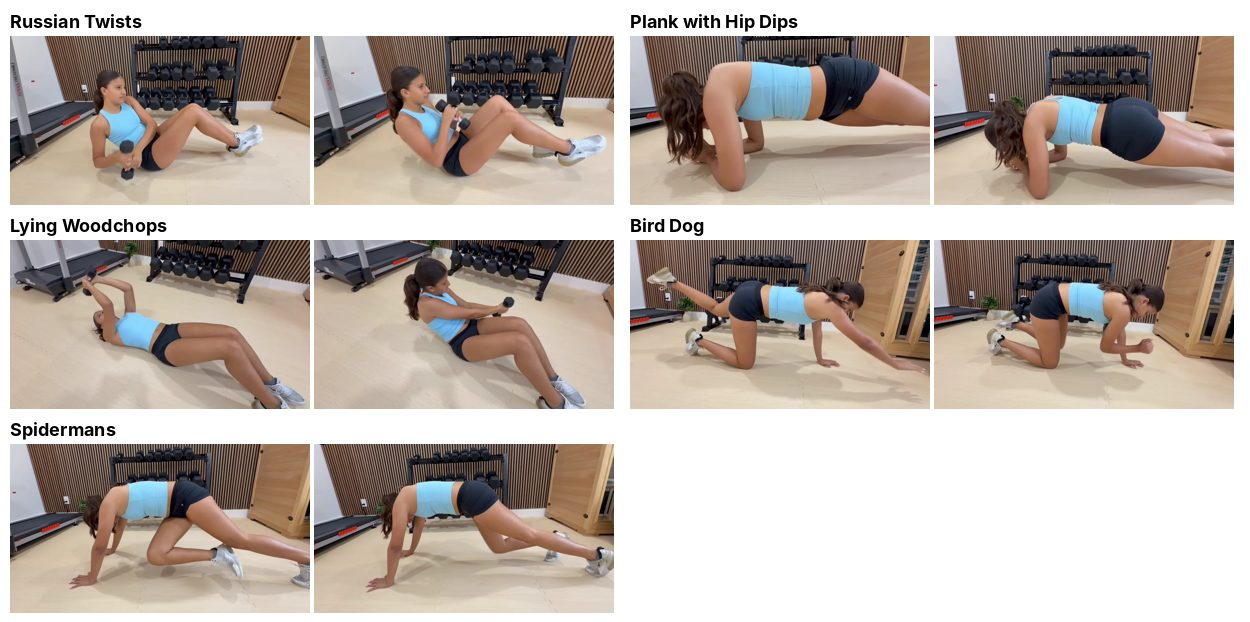
#> input picture tools/review-sheet-2.jpg, 1250 x 622 px
$ python -i grab_frames.py   (imports and definitions only)
#> lines starting #> are read from the running program, lines starting #| are printed output that depends on the picture
#> further down, picture is the input picture: shape (622, 1250, 3); mean B, G, R 167.4, 175, 185.6
"""
Grab start and end position photos from each exercise's original recording.

Run from the yae-player folder:
    pip install opencv-python-headless numpy
    python tools/grab_frames.py

Where the videos come from:
  tools/sources.json maps each YouTube demo ID to the original recording in Dropbox
  (PRODUCTS & PROGRAMS / The Youth Athlete Edge / Videos / Workouts). Put those files in
  tools/cache/ with the same name. tools/match_sources.py builds sources.json by matching
  the PDF photos against the recordings. A source can set "searchFrom": seconds when the
  first rep is not near the start of the file.

What it does, for every exercise video in data/core.json:
  1. Opens the recording in tools/cache/.
  2. Uses the photo Michelle chose for the PDF as the anchor (sources.json says where in the
     recording it is), then looks 3 seconds either side for the frame that looks most
     different from it. Frames are lined up first so a hand-held pan does not count as movement.
  3. The earlier of the two becomes the START photo and the later the END photo.
  4. Writes images/<video id>-start.webp and -end.webp, and adds
     startPhoto / endPhoto to each exercise in data/core.json.
  5. Builds tools/review.html so you can check every pair at a glance.

If a pair is wrong (for example it caught her getting set up), add the exact seconds to
tools/overrides.json and run the script again:
    { "EXrX1lNTTio": { "start": 12.5, "end": 14.0 } }

Videos whose two photos already exist in images/ are kept as they are. To redo a pair on
purpose, pass its video ID (or --force alone to redo everything):
    python tools/grab_frames.py --force EXrX1lNTTio
The seconds used for each pair are remembered in tools/frames.json.
"""
import json, os, sys

import cv2
import numpy as np

ROOT = os.path.dirname(os.path.dirname(os.path.abspath(__file__)))
CACHE = os.path.join(ROOT, "tools", "cache")
IMAGES = os.path.join(ROOT, "images")
DATA = os.path.join(ROOT, "data", "core.json")
OVERRIDES = os.path.join(ROOT, "tools", "overrides.json")
SOURCES = os.path.join(ROOT, "tools", "sources.json")
FRAMES = os.path.join(ROOT, "tools", "frames.json")   # seconds used for each pair, for review.html
SAMPLE_FPS = 6          # frames per second to analyse
SKIP_SECONDS = 2.0      # skip the very start of each video

# [6 lines not run here, left out]


# [27 lines left out: functions exercises, video_ids, source_path, not called in this run]


def small_gray(frame):
    g = cv2.cvtColor(cv2.resize(frame, (160, 90)), cv2.COLOR_BGR2GRAY)
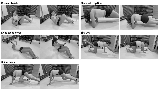
#> g: shape (90, 160); min 0, max 255, mean 176.5
    return cv2.GaussianBlur(g, (5, 5), 0).astype(np.float32)
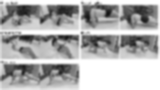
#> returned value: shape (90, 160) float32; min 20, max 255, mean 176.2


def masks(shape):
    border = np.ones(shape, dtype=bool); border[9:-9, 16:-16] = False
    return border, ~border


# [177 lines left out: functions aligned, window_frames, pick_pair, find_anchor, frame_at, save and 2 more, not called in this run]


# [2 lines not run here, left out]

>>> import cv2
>>> picture = cv2.imread('review-sheet-2.jpg')
>>> result = small_gray(picture)
